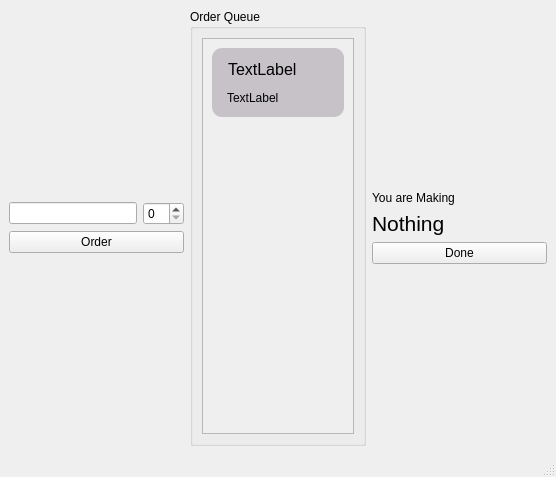
<?xml version="1.0" encoding="UTF-8"?>
<ui version="4.0">
 <class>MainWindow</class>
 <widget class="QMainWindow" name="MainWindow">
  <property name="geometry">
   <rect>
    <x>0</x>
    <y>0</y>
    <width>556</width>
    <height>477</height>
   </rect>
  </property>
  <property name="sizePolicy">
   <sizepolicy hsizetype="Preferred" vsizetype="Preferred">
    <horstretch>0</horstretch>
    <verstretch>0</verstretch>
   </sizepolicy>
  </property>
  <property name="windowTitle">
   <string>MainWindow</string>
  </property>
  <widget class="QWidget" name="centralwidget">
   <layout class="QHBoxLayout" name="horizontalLayout_2">
    <item>
     <layout class="QVBoxLayout" name="verticalLayout_2">
      <item>
       <spacer name="verticalSpacer_4">
        <property name="orientation">
         <enum>Qt::Vertical</enum>
        </property>
        <property name="sizeHint" stdset="0">
         <size>
          <width>20</width>
          <height>40</height>
         </size>
        </property>
       </spacer>
      </item>
      <item>
       <layout class="QHBoxLayout" name="orderInputLayout">
        <item>
         <widget class="QLineEdit" name="orderLineEdit"/>
        </item>
        <item>
         <widget class="QSpinBox" name="orderQty"/>
        </item>
       </layout>
      </item>
      <item>
       <widget class="QPushButton" name="orderSubmit">
        <property name="text">
         <string>Order</string>
        </property>
       </widget>
      </item>
      <item>
       <spacer name="verticalSpacer_3">
        <property name="orientation">
         <enum>Qt::Vertical</enum>
        </property>
        <property name="sizeHint" stdset="0">
         <size>
          <width>20</width>
          <height>40</height>
         </size>
        </property>
       </spacer>
      </item>
     </layout>
    </item>
    <item>
     <widget class="QGroupBox" name="orderQueueGroup">
      <property name="title">
       <string>Order Queue</string>
      </property>
      <layout class="QVBoxLayout" name="verticalLayout">
       <item>
        <widget class="QScrollArea" name="orderQueueScrollArea">
         <property name="sizePolicy">
          <sizepolicy hsizetype="MinimumExpanding" vsizetype="Expanding">
           <horstretch>0</horstretch>
           <verstretch>0</verstretch>
          </sizepolicy>
         </property>
         <property name="widgetResizable">
          <bool>true</bool>
         </property>
         <widget class="QWidget" name="scrollAreaWidgetContents">
          <property name="geometry">
           <rect>
            <x>0</x>
            <y>0</y>
            <width>151</width>
            <height>383</height>
           </rect>
          </property>
          <layout class="QVBoxLayout" name="verticalLayout_5">
           <item>
            <widget class="QWidget" name="orderQueueItem" native="true">
             <property name="sizePolicy">
              <sizepolicy hsizetype="MinimumExpanding" vsizetype="Preferred">
               <horstretch>0</horstretch>
               <verstretch>0</verstretch>
              </sizepolicy>
             </property>
             <property name="styleSheet">
              <string notr="true">QWidget {
	background-color: rgb(198, 194, 200);
	padding: 3px;
	border-radius: 10px;
}</string>
             </property>
             <layout class="QVBoxLayout" name="verticalLayout_4">
              <item>
               <widget class="QLabel" name="menuName">
                <property name="font">
                 <font>
                  <pointsize>12</pointsize>
                 </font>
                </property>
                <property name="text">
                 <string>TextLabel</string>
                </property>
               </widget>
              </item>
              <item>
               <widget class="QLabel" name="menuQty">
                <property name="text">
                 <string>TextLabel</string>
                </property>
               </widget>
              </item>
             </layout>
            </widget>
           </item>
           <item>
            <spacer name="verticalSpacer_5">
             <property name="orientation">
              <enum>Qt::Vertical</enum>
             </property>
             <property name="sizeHint" stdset="0">
              <size>
               <width>20</width>
               <height>40</height>
              </size>
             </property>
            </spacer>
           </item>
          </layout>
         </widget>
        </widget>
       </item>
      </layout>
     </widget>
    </item>
    <item>
     <layout class="QVBoxLayout" name="verticalLayout_3">
      <item>
       <spacer name="verticalSpacer">
        <property name="orientation">
         <enum>Qt::Vertical</enum>
        </property>
        <property name="sizeHint" stdset="0">
         <size>
          <width>20</width>
          <height>40</height>
         </size>
        </property>
       </spacer>
      </item>
      <item>
       <widget class="QLabel" name="youAreMaking">
        <property name="text">
         <string>You are Making</string>
        </property>
       </widget>
      </item>
      <item>
       <widget class="QLabel" name="menuInProgressLabel">
        <property name="sizePolicy">
         <sizepolicy hsizetype="MinimumExpanding" vsizetype="Preferred">
          <horstretch>0</horstretch>
          <verstretch>0</verstretch>
         </sizepolicy>
        </property>
        <property name="font">
         <font>
          <pointsize>16</pointsize>
         </font>
        </property>
        <property name="text">
         <string>Nothing</string>
        </property>
       </widget>
      </item>
      <item>
       <widget class="QPushButton" name="menuDone">
        <property name="text">
         <string>Done</string>
        </property>
       </widget>
      </item>
      <item>
       <spacer name="verticalSpacer_2">
        <property name="orientation">
         <enum>Qt::Vertical</enum>
        </property>
        <property name="sizeHint" stdset="0">
         <size>
          <width>20</width>
          <height>40</height>
         </size>
        </property>
       </spacer>
      </item>
     </layout>
    </item>
   </layout>
  </widget>
  <widget class="QMenuBar" name="menubar">
   <property name="geometry">
    <rect>
     <x>0</x>
     <y>0</y>
     <width>556</width>
     <height>21</height>
    </rect>
   </property>
  </widget>
  <widget class="QStatusBar" name="statusbar"/>
 </widget>
 <resources/>
 <connections/>
</ui>
